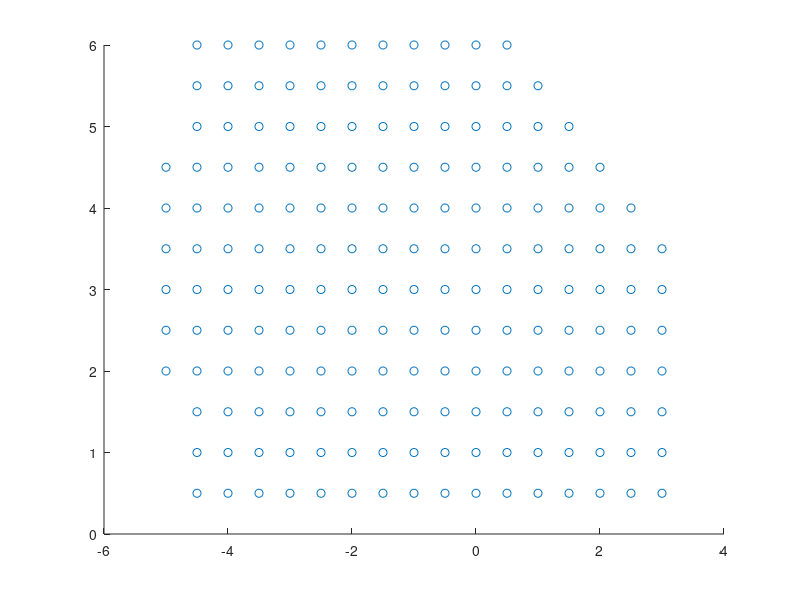

Recreate this plot in MATLAB.
grid_type = 1;

switch grid_type
    case 1
        step = 0.5;
        [x, y] = meshgrid(0:step:8, 0:step:10);
        shift_x = -5;
        shift_y = 0.5;

        x_range = [9,9,8.5,8,7.5,7,6.5,6,0.5,0.5,0.5,0,0,0.5,0.5,9];
        y_range = [0,3,3.5,4,4.5,5,5.5,6,6,5,4.5,4.5,1.5,1.5,0,0];

        brain_mask = poly2mask(2*x_range, 2*y_range, length(0:step:10), length(0:step:8));
        figure; scatter(x(brain_mask)+shift_x, y(brain_mask)+shift_y)

    case 2
        step = 0.75;
        [x, y] = meshgrid(-1:step:7, -6:step:4);
        shift_x = -3.75;
        shift_y = 0.75;        
        
        x_range = [  0, 0, 1,   1, 6.75, 9.75, 9.75,    1,    1];
        y_range = [1.5, 4, 4, 5.5,  5.5, 3.25,    0,    0,  1.5];
        
        brain_mask = poly2mask(1.4*x_range, 1.4*y_range, length(0:step:10), length(0:step:8));
%         figure; imshow(brain_mask); hold on; plot(1.4*x_range, 1.4*y_range)
        figure; scatter(x(brain_mask)+shift_x, y(brain_mask)+shift_y)
end